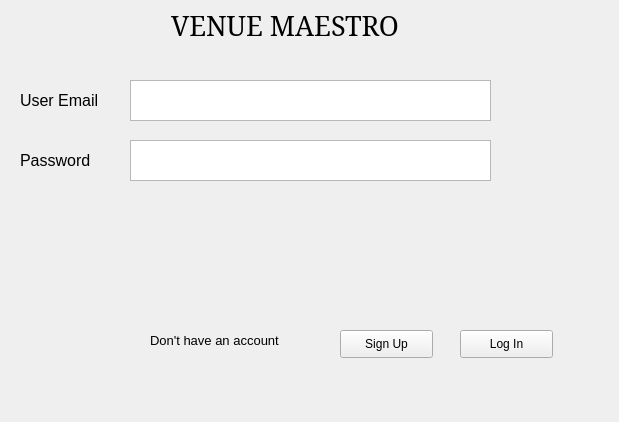
<?xml version="1.0" encoding="UTF-8"?>
<ui version="4.0">
 <class>Form</class>
 <widget class="QWidget" name="Form">
  <property name="geometry">
   <rect>
    <x>0</x>
    <y>0</y>
    <width>619</width>
    <height>422</height>
   </rect>
  </property>
  <property name="windowTitle">
   <string>Form</string>
  </property>
  <widget class="QLabel" name="label">
   <property name="geometry">
    <rect>
     <x>150</x>
     <y>10</y>
     <width>301</width>
     <height>31</height>
    </rect>
   </property>
   <property name="font">
    <font>
     <family>Constantia</family>
     <pointsize>20</pointsize>
    </font>
   </property>
   <property name="text">
    <string>   VENUE MAESTRO</string>
   </property>
  </widget>
  <widget class="QLabel" name="User_id">
   <property name="geometry">
    <rect>
     <x>20</x>
     <y>90</y>
     <width>111</width>
     <height>21</height>
    </rect>
   </property>
   <property name="font">
    <font>
     <pointsize>12</pointsize>
    </font>
   </property>
   <property name="text">
    <string>User Email</string>
   </property>
  </widget>
  <widget class="QPlainTextEdit" name="EmailInput">
   <property name="geometry">
    <rect>
     <x>130</x>
     <y>80</y>
     <width>361</width>
     <height>41</height>
    </rect>
   </property>
  </widget>
  <widget class="QLabel" name="pw">
   <property name="geometry">
    <rect>
     <x>20</x>
     <y>150</y>
     <width>111</width>
     <height>21</height>
    </rect>
   </property>
   <property name="font">
    <font>
     <pointsize>12</pointsize>
    </font>
   </property>
   <property name="text">
    <string>Password</string>
   </property>
  </widget>
  <widget class="QPlainTextEdit" name="PasswordInput">
   <property name="geometry">
    <rect>
     <x>130</x>
     <y>140</y>
     <width>361</width>
     <height>41</height>
    </rect>
   </property>
  </widget>
  <widget class="QLabel" name="label_4">
   <property name="geometry">
    <rect>
     <x>150</x>
     <y>320</y>
     <width>281</width>
     <height>41</height>
    </rect>
   </property>
   <property name="font">
    <font>
     <pointsize>10</pointsize>
    </font>
   </property>
   <property name="text">
    <string>Don't have an account</string>
   </property>
  </widget>
  <widget class="QPushButton" name="CustSignUp">
   <property name="geometry">
    <rect>
     <x>340</x>
     <y>330</y>
     <width>93</width>
     <height>28</height>
    </rect>
   </property>
   <property name="text">
    <string>Sign Up</string>
   </property>
  </widget>
  <widget class="QPushButton" name="Login">
   <property name="geometry">
    <rect>
     <x>460</x>
     <y>330</y>
     <width>93</width>
     <height>28</height>
    </rect>
   </property>
   <property name="text">
    <string>Log In</string>
   </property>
  </widget>
 </widget>
 <resources/>
 <connections/>
</ui>
